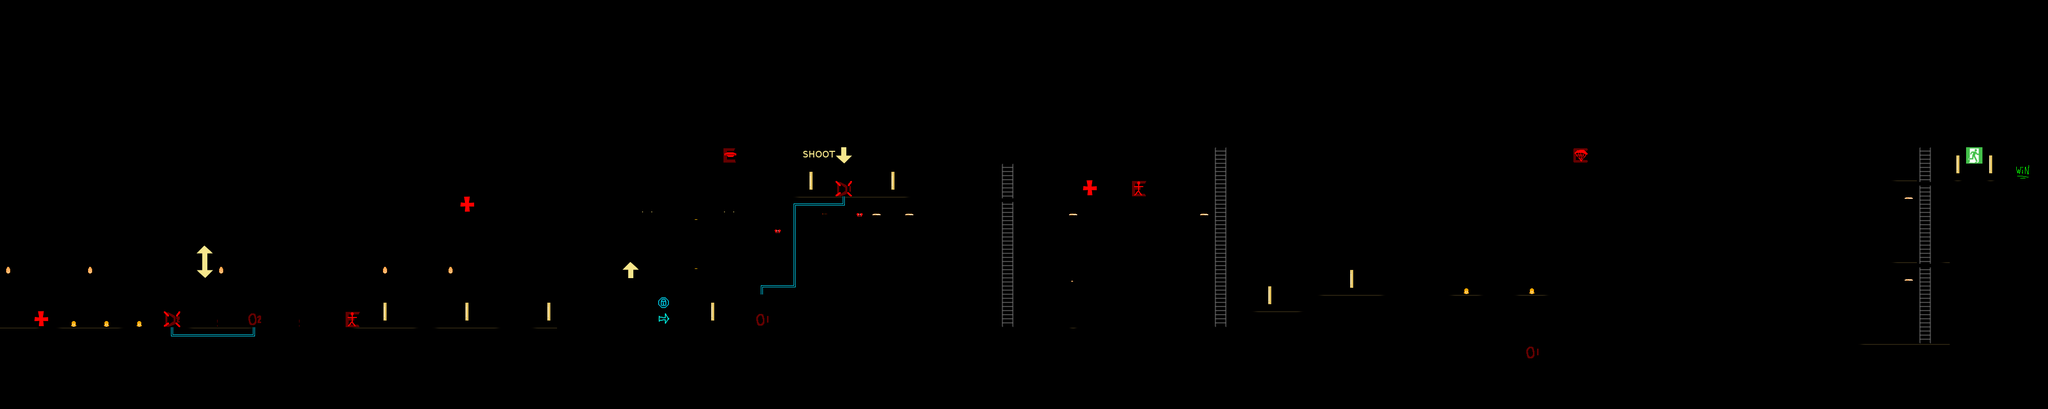

Tiled map render using the project's own tile images. Description and the map definition, with tile-layer contents summarised, below:
An orthogonal 125x25 tile map with 32x32 px tiles, 5 tile layers (behind, collision, declayer, miscLayer, ...).

<map version="1.0" orientation="orthogonal" width="125" height="25" tilewidth="32" tileheight="32">
 <tileset firstgid="1" name="tilemapnew1" tilewidth="32" tileheight="32">
  <image source="../tilemapnew1.png" trans="fe00fe" width="1024" height="1024" />
  <tile id="29">
   <properties>
    <property name="enemyspawn" value="drone" />
   </properties>
  </tile>
  <tile id="30">
   <properties>
    <property name="enemyspawn" value="paratrooper" />
   </properties>
  </tile>
  <tile id="31">
   <properties>
    <property name="enemyspawn" value="footsoldier" />
   </properties>
  </tile>
  <tile id="52">
   <properties>
    <property name="solid" value="solid" />
   </properties>
  </tile>
  <tile id="54">
   <properties>
    <property name="solid" value="solid" />
   </properties>
  </tile>
  <tile id="63">
   <properties>
    <property name="destroyable" value="1" />
   </properties>
  </tile>
  <tile id="64">
   <properties>
    <property name="solid" value="solid" />
   </properties>
  </tile>
  <tile id="87">
   <properties>
    <property name="solid" value="solid" />
   </properties>
  </tile>
  <tile id="94">
   <properties>
    <property name="item" value="health" />
   </properties>
  </tile>
  <tile id="95">
   <properties>
    <property name="door" value="1" />
   </properties>
  </tile>
  <tile id="127">
   <properties>
    <property name="destroyable" value="2" />
   </properties>
  </tile>
  <tile id="134">
   <properties>
    <property name="solid" value="" />
   </properties>
  </tile>
  <tile id="159">
   <properties>
    <property name="door" value="2" />
   </properties>
  </tile>
  <tile id="169">
   <properties>
    <property name="platform" value="" />
   </properties>
  </tile>
  <tile id="170">
   <properties>
    <property name="solid" value="" />
   </properties>
  </tile>
  <tile id="173">
   <properties>
    <property name="platform" value="platform" />
   </properties>
  </tile>
  <tile id="174">
   <properties>
    <property name="platform" value="platform" />
   </properties>
  </tile>
  <tile id="175">
   <properties>
    <property name="platform" value="platform" />
   </properties>
  </tile>
  <tile id="176">
   <properties>
    <property name="platform" value="platform" />
   </properties>
  </tile>
  <tile id="177">
   <properties>
    <property name="platform" value="platform" />
   </properties>
  </tile>
  <tile id="178">
   <properties>
    <property name="platform" value="" />
   </properties>
  </tile>
  <tile id="191">
   <properties>
    <property name="levelcomplete" value="" />
   </properties>
  </tile>
  <tile id="256">
   <properties>
    <property name="solid" value="solid" />
   </properties>
  </tile>
  <tile id="257">
   <properties>
    <property name="solid" value="solid" />
   </properties>
  </tile>
  <tile id="258">
   <properties>
    <property name="solid" value="solid" />
   </properties>
  </tile>
  <tile id="264">
   <properties>
    <property name="solid" value="solid" />
   </properties>
  </tile>
  <tile id="265">
   <properties>
    <property name="solid" value="" />
   </properties>
  </tile>
  <tile id="266">
   <properties>
    <property name="solid" value="" />
   </properties>
  </tile>
  <tile id="267">
   <properties>
    <property name="solid" value="" />
   </properties>
  </tile>
  <tile id="268">
   <properties>
    <property name="solid" value="" />
   </properties>
  </tile>
  <tile id="269">
   <properties>
    <property name="solid" value="" />
   </properties>
  </tile>
  <tile id="270">
   <properties>
    <property name="solid" value="" />
   </properties>
  </tile>
  <tile id="307">
   <properties>
    <property name="ladder" value="ladder" />
   </properties>
  </tile>
  <tile id="339">
   <properties>
    <property name="ladder" value="" />
    <property name="platform" value="" />
   </properties>
  </tile>
 </tileset>
 <layer name="behind" width="125" height="25">
  <data>[3125 cells, 2 non-empty, 1 distinct tile ids]</data>
 </layer>
 <layer name="collision" width="125" height="25">
  <data>[3125 cells, 591 non-empty, 65 distinct tile ids]</data>
 </layer>
 <layer name="declayer" width="125" height="25">
  <data>[3125 cells, 32 non-empty, 12 distinct tile ids]</data>
 </layer>
 <layer name="miscLayer" width="125" height="25">
  <data>[3125 cells, 24 non-empty, 15 distinct tile ids]</data>
 </layer>
 <layer name="top" width="125" height="25">
  <data>[3125 cells, 4 non-empty, 4 distinct tile ids]</data>
 </layer>
</map>
